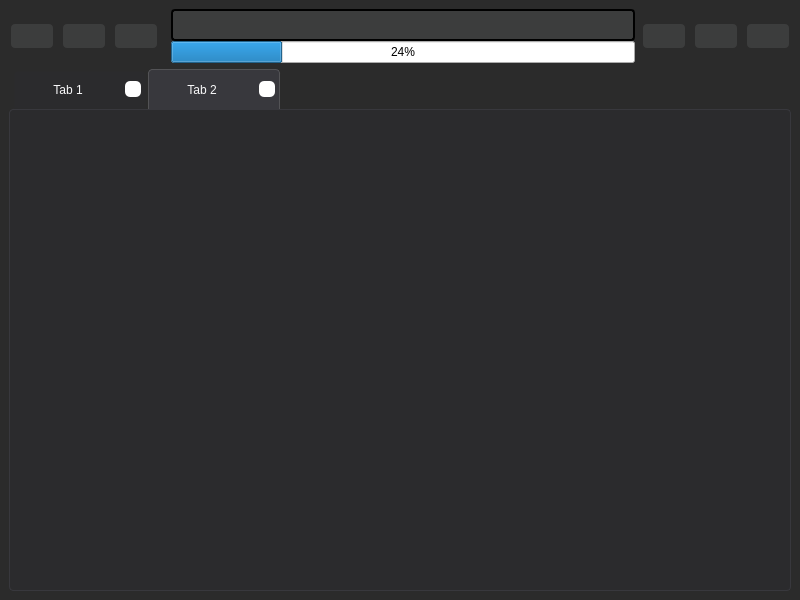
<?xml version="1.0" encoding="UTF-8"?>
<ui version="4.0">
 <class>MainWindow</class>
 <widget class="QMainWindow" name="MainWindow">
  <property name="geometry">
   <rect>
    <x>0</x>
    <y>0</y>
    <width>800</width>
    <height>600</height>
   </rect>
  </property>
  <property name="windowTitle">
   <string>MainWindow</string>
  </property>
  <property name="styleSheet">
   <string notr="true">QMainWindow {
    background-color: #2b2b2b;
}

QMainWindow#MainWindow QTabBar::close-button {
    background-color: rgb(255, 255, 255);
    subcontrol-position: right;
    border-radius: 5px;
    margin: 2px;
}</string>
  </property>
  <widget class="QWidget" name="centralwidget">
   <layout class="QGridLayout" name="gridLayout_5">
    <item row="1" column="1">
     <layout class="QGridLayout" name="gridLayout_4">
      <item row="1" column="5">
       <widget class="QPushButton" name="newTabButton">
        <property name="enabled">
         <bool>true</bool>
        </property>
        <property name="styleSheet">
         <string notr="true">
QPushButton, QToolButton {
    background-color: rgb(60, 61, 61);
    border: none;
    color: white;
    qproperty-iconSize: 20px 20px;
    padding: 5px;
    margin: 2;
    border-radius: 4px;
}

QPushButton:hover, QToolButton:hover {
    background-color: #4a4a4f;
}

QPushButton:disabled, QToolButton:disabled {
    opacity: 0.5;
}

QPushButton:pressed, QToolButton:pressed {
    background-color: #2b2b2d;
}

QPushButton:focus, QToolButton:focus {
    outline: none;
    border: 1px solid #535356;
}</string>
        </property>
        <property name="text">
         <string/>
        </property>
        <property name="icon">
         <iconset theme="QIcon::ThemeIcon::ListAdd"/>
        </property>
        <property name="shortcut">
         <string>Ctrl+T</string>
        </property>
       </widget>
      </item>
      <item row="1" column="0">
       <layout class="QHBoxLayout" name="horizontalLayout_4">
        <item>
         <widget class="QPushButton" name="backButton">
          <property name="sizePolicy">
           <sizepolicy hsizetype="Preferred" vsizetype="Fixed">
            <horstretch>0</horstretch>
            <verstretch>0</verstretch>
           </sizepolicy>
          </property>
          <property name="styleSheet">
           <string notr="true">
QPushButton, QToolButton {
    background-color: rgb(60, 61, 61);
    border: none;
    color: white;
    qproperty-iconSize: 20px 20px;
    padding: 5px;
    margin: 2;
    border-radius: 4px;
}

QPushButton:hover, QToolButton:hover {
    background-color: #4a4a4f;
}

QPushButton:disabled, QToolButton:disabled {
    opacity: 0.5;
}

QPushButton:pressed, QToolButton:pressed {
    background-color: #2b2b2d;
}

QPushButton:focus, QToolButton:focus {
    outline: none;
    border: 1px solid #535356;
}</string>
          </property>
          <property name="text">
           <string/>
          </property>
          <property name="icon">
           <iconset theme="QIcon::ThemeIcon::GoPrevious"/>
          </property>
         </widget>
        </item>
        <item>
         <widget class="QPushButton" name="forwardButton">
          <property name="autoFillBackground">
           <bool>false</bool>
          </property>
          <property name="styleSheet">
           <string notr="true">
QPushButton, QToolButton {
    background-color: rgb(60, 61, 61);
    border: none;
    color: white;
    qproperty-iconSize: 20px 20px;
    padding: 5px;
    margin: 2;
    border-radius: 4px;
}

QPushButton:hover, QToolButton:hover {
    background-color: #4a4a4f;
}

QPushButton:disabled, QToolButton:disabled {
    opacity: 0.5;
}

QPushButton:pressed, QToolButton:pressed {
    background-color: #2b2b2d;
}

QPushButton:focus, QToolButton:focus {
    outline: none;
    border: 1px solid #535356;
}</string>
          </property>
          <property name="text">
           <string/>
          </property>
          <property name="icon">
           <iconset theme="QIcon::ThemeIcon::GoNext"/>
          </property>
         </widget>
        </item>
        <item>
         <widget class="QPushButton" name="reloadButton">
          <property name="styleSheet">
           <string notr="true">
QPushButton, QToolButton {
    background-color: rgb(60, 61, 61);
    border: none;
    color: white;
    qproperty-iconSize: 20px 20px;
    padding: 5px;
    margin: 2;
    border-radius: 4px;
}

QPushButton:hover, QToolButton:hover {
    background-color: #4a4a4f;
}

QPushButton:disabled, QToolButton:disabled {
    opacity: 0.5;
}

QPushButton:pressed, QToolButton:pressed {
    background-color: #2b2b2d;
}

QPushButton:focus, QToolButton:focus {
    outline: none;
    border: 1px solid #535356;
}</string>
          </property>
          <property name="text">
           <string/>
          </property>
          <property name="icon">
           <iconset theme="QIcon::ThemeIcon::ViewRefresh"/>
          </property>
          <property name="shortcut">
           <string notr="true">Ctrl+R</string>
          </property>
         </widget>
        </item>
       </layout>
      </item>
      <item row="1" column="3">
       <widget class="QPushButton" name="searchButton">
        <property name="styleSheet">
         <string notr="true">
QPushButton, QToolButton {
    background-color: rgb(60, 61, 61);
    border: none;
    color: white;
    qproperty-iconSize: 20px 20px;
    padding: 5px;
    margin: 2;
    border-radius: 4px;
}

QPushButton:hover, QToolButton:hover {
    background-color: #4a4a4f;
}

QPushButton:disabled, QToolButton:disabled {
    opacity: 0.5;
}

QPushButton:pressed, QToolButton:pressed {
    background-color: #2b2b2d;
}

QPushButton:focus, QToolButton:focus {
    outline: none;
    border: 1px solid #535356;
}</string>
        </property>
        <property name="text">
         <string/>
        </property>
        <property name="icon">
         <iconset theme="QIcon::ThemeIcon::SystemSearch"/>
        </property>
       </widget>
      </item>
      <item row="7" column="0" colspan="6">
       <widget class="QTabWidget" name="tabs">
        <property name="styleSheet">
         <string notr="true">QTabWidget::pane {
    border: 1px solid #38383d;
    background-color: #2b2b2d !important;
    border-radius: 4px;
}

QTabWidget::tab-bar {
    left: 5px;
    alignment: left;
}

QTabBar::tab {
    background-color: #2b2b2d;
    color: #f9f9fa;
    border-top-left-radius: 4px;
    border-top-right-radius: 4px;
    min-width: 100px;
    padding: 8px 15px;
    margin-right: 2px;
    border: 1px solid transparent;
}

QTabBar::tab:hover {
    background-color: #38383d;
}

QTabBar::tab:selected {
    background-color: #38383d;
    border: 1px solid #535356;
    border-bottom: none;
}

QTabBar::tab:!selected {
    margin-top: 2px;
}

QTabBar::close-button {
    background-color: rgb(255, 255, 255);
    subcontrol-position: right center;
    border-radius: 5px;
    margin: 2px;
}

QTabBar::close-button:hover {
    background-color: rgb(255, 0, 8);
    border-radius: 5px;
}
</string>
        </property>
        <property name="tabPosition">
         <enum>QTabWidget::TabPosition::North</enum>
        </property>
        <property name="tabShape">
         <enum>QTabWidget::TabShape::Rounded</enum>
        </property>
        <property name="currentIndex">
         <number>1</number>
        </property>
        <property name="elideMode">
         <enum>Qt::TextElideMode::ElideLeft</enum>
        </property>
        <property name="usesScrollButtons">
         <bool>true</bool>
        </property>
        <property name="documentMode">
         <bool>false</bool>
        </property>
        <property name="tabsClosable">
         <bool>true</bool>
        </property>
        <property name="movable">
         <bool>true</bool>
        </property>
        <widget class="QWidget" name="tab1">
         <attribute name="title">
          <string>Tab 1</string>
         </attribute>
        </widget>
        <widget class="QWidget" name="tab2">
         <attribute name="title">
          <string>Tab 2</string>
         </attribute>
        </widget>
       </widget>
      </item>
      <item row="1" column="2">
       <layout class="QVBoxLayout" name="verticalLayout_2" stretch="0,0">
        <property name="spacing">
         <number>0</number>
        </property>
        <property name="bottomMargin">
         <number>0</number>
        </property>
        <item>
         <widget class="QLineEdit" name="urlLineEdit">
          <property name="sizePolicy">
           <sizepolicy hsizetype="Expanding" vsizetype="Fixed">
            <horstretch>100</horstretch>
            <verstretch>0</verstretch>
           </sizepolicy>
          </property>
          <property name="styleSheet">
           <string notr="true">    QLineEdit {
        background-color: rgb(60, 61, 61);;    
        border: 2px solid;  
        border-radius: 4px;     
        padding: 5px;               
        font-size: 14px;            
	   color: #ffffff;            

    }
    QLineEdit:focus {
        border: 2px solid #0078d7;    
        outline: none;                
    }
    QLineEdit:disabled {
        background-color: #f5f5f5; 
        color: #999
    }</string>
          </property>
          <property name="alignment">
           <set>Qt::AlignmentFlag::AlignLeading|Qt::AlignmentFlag::AlignLeft|Qt::AlignmentFlag::AlignVCenter</set>
          </property>
          <property name="clearButtonEnabled">
           <bool>false</bool>
          </property>
         </widget>
        </item>
        <item>
         <widget class="QProgressBar" name="progressBar">
          <property name="styleSheet">
           <string notr="true"/>
          </property>
          <property name="value">
           <number>24</number>
          </property>
          <property name="invertedAppearance">
           <bool>false</bool>
          </property>
         </widget>
        </item>
       </layout>
      </item>
      <item row="1" column="4">
       <widget class="QPushButton" name="historyButton">
        <property name="styleSheet">
         <string notr="true">
QPushButton, QToolButton {
    background-color: rgb(60, 61, 61);
    border: none;
    color: white;
    qproperty-iconSize: 20px 20px;
    padding: 5px;
    margin: 2;
    border-radius: 4px;
}

QPushButton:hover, QToolButton:hover {
    background-color: #4a4a4f;
}

QPushButton:disabled, QToolButton:disabled {
    opacity: 0.5;
}

QPushButton:pressed, QToolButton:pressed {
    background-color: #2b2b2d;
}

QPushButton:focus, QToolButton:focus {
    outline: none;
    border: 1px solid #535356;
}</string>
        </property>
        <property name="text">
         <string/>
        </property>
        <property name="icon">
         <iconset theme="QIcon::ThemeIcon::AddressBookNew"/>
        </property>
       </widget>
      </item>
     </layout>
    </item>
   </layout>
  </widget>
  <widget class="QMenuBar" name="menubar">
   <property name="geometry">
    <rect>
     <x>0</x>
     <y>0</y>
     <width>800</width>
     <height>43</height>
    </rect>
   </property>
  </widget>
 </widget>
 <resources/>
 <connections/>
</ui>
